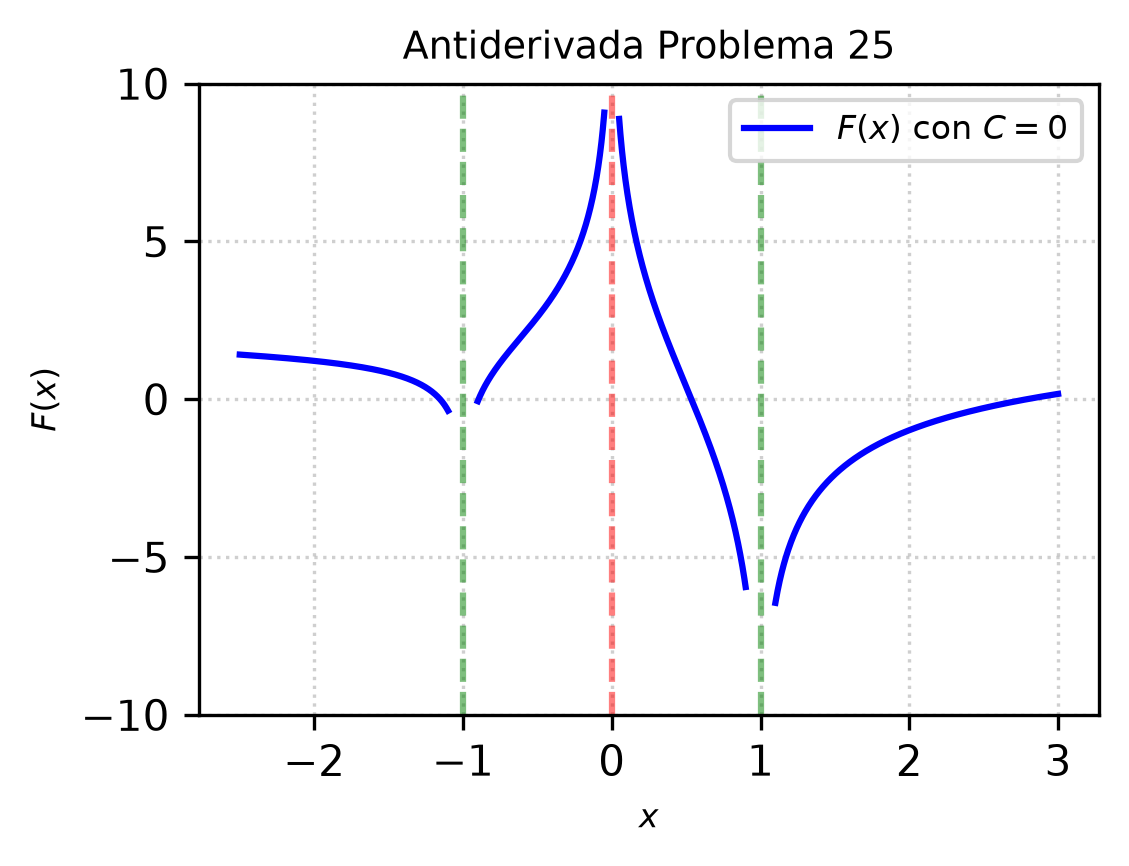

This chart was generated by the following Python code:
import matplotlib
matplotlib.use('Agg')
import numpy as np
import matplotlib.pyplot as plt

# Definir el rango de x, evitando las asíntotas en x = -1, 0, 1
x1 = np.linspace(-2.5, -1.1, 400)
x2 = np.linspace(-0.9, -0.05, 400)
x3 = np.linspace(0.05, 0.9, 400)
x4 = np.linspace(1.1, 3.0, 400)

# Antiderivada F(x) con C = 0 para las diferentes regiones
def F(x):
    return np.log(np.abs((x - 1)**3 * (x + 1) / (x**3)))

y1 = F(x1)
y2 = F(x2)
y3 = F(x3)
y4 = F(x4)

plt.figure(figsize=(4, 3))
plt.plot(x1, y1, color='b')
plt.plot(x2, y2, color='b')
plt.plot(x3, y3, color='b', label=r'$F(x)$ con $C=0$')
plt.plot(x4, y4, color='b')

plt.axvline(x=0, color='r', linestyle='--', alpha=0.5)
plt.axvline(x=1, color='g', linestyle='--', alpha=0.5)
plt.axvline(x=-1, color='g', linestyle='--', alpha=0.5)

plt.title('Antiderivada Problema 25', fontsize=9)
plt.xlabel('$x$', fontsize=8)
plt.ylabel('$F(x)$', fontsize=8)
plt.ylim(-10, 10)
plt.grid(True, linestyle=':', alpha=0.6)
plt.legend(fontsize=8)
plt.tight_layout()

plt.savefig(r'semana_03/graficas/SEM03_P25_grafica.png', dpi=300, bbox_inches='tight')
plt.close()
